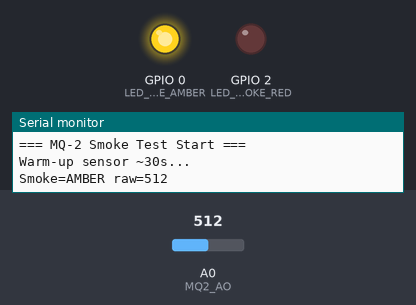
Recording of a sketch running on a simulated ESP8266 (NodeMCU). On the bench: output pins drawn as LEDs (lit = HIGH), the last lines printed to the serial monitor. The inputs (shaded band) are chosen by the test bench; at power-on: A0 (MQ2_AO) = 512.

Above: at 1.4 s.
1.5 s: A0 (MQ2_AO) set to 592
3.0 s: A0 (MQ2_AO) set to 611
At 4.1 s:
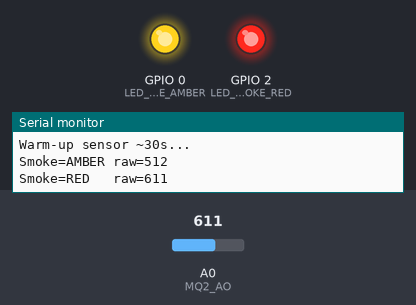
4.5 s: A0 (MQ2_AO) set to 573
6.0 s: A0 (MQ2_AO) set to 550
At 6.4 s:
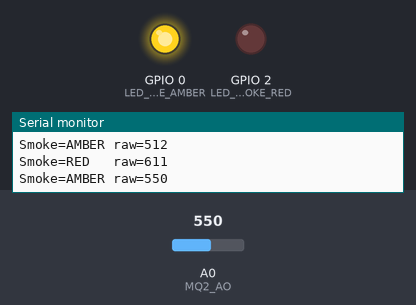
7.5 s: A0 (MQ2_AO) set to 716
At 8.8 s:
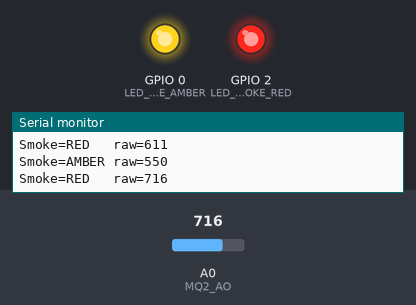
Timing chart, 0 to 10.0 s (numbered marks = the images above; inputs shaded):
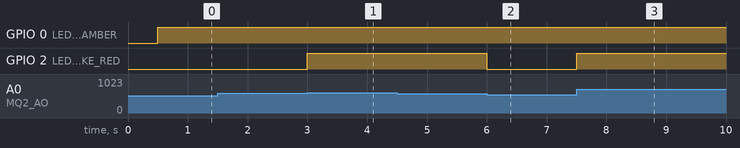

The sketch:

light_rgb_gas_combined_version.ino
```cpp
/***** MQ-2 + LEDs Test (ESP8266) *****/
#define MQ2_AO           A0   // Analog input
#define LED_SMOKE_AMBER  0    // D3
#define LED_SMOKE_RED    2    // D4

// ปรับตรงนี้ให้ตรงกับการต่อจริง
const bool LED_AMBER_ACTIVE_LOW = false;   // ถ้าเป็น LED ภายนอกธรรมดา → false
const bool LED_RED_ACTIVE_LOW   = false;   // ถ้าใช้ D4 on-board LED → true

// ค่า threshold คร่าว ๆ (ต้องปรับเองจากการทดลอง)
int MQ2_ORANGE_RAW = 200;   // เริ่มมีควัน
int MQ2_RED_RAW    = 600;   // ควันเยอะ
int MQ2_HYST_RAW   = 40;    // hysteresis กันไฟกระพริบ

uint8_t lastSmokeLevel = 0;  // 0=OK, 1=AMBER, 2=RED

inline void ledWrite(uint8_t pin, bool on, bool activeLow){
  if(activeLow) digitalWrite(pin, on ? LOW : HIGH);
  else          digitalWrite(pin, on ? HIGH : LOW);
}

void setup() {
  pinMode(LED_SMOKE_AMBER, OUTPUT);
  pinMode(LED_SMOKE_RED, OUTPUT);

  Serial.begin(115200);
  delay(200);
  Serial.println("\n=== MQ-2 Smoke Test Start ===");
  Serial.println("Warm-up sensor ~30s...");
}

void loop() {
  static uint32_t lastSample = 0;
  uint32_t now = millis();

  if(now - lastSample >= 500){   // อ่านทุก 0.5s
    lastSample = now;

    int raw = analogRead(MQ2_AO);   // 0..1023
    uint8_t lvl = lastSmokeLevel;

    // hysteresis เล็กน้อย
    if      (lvl == 0) { if(raw >= MQ2_RED_RAW) lvl = 2; else if(raw >= MQ2_ORANGE_RAW) lvl = 1; }
    else if (lvl == 1) { if(raw >= MQ2_RED_RAW) lvl = 2; else if(raw <= MQ2_ORANGE_RAW - MQ2_HYST_RAW) lvl = 0; }
    else /*2*/        { if(raw <= MQ2_RED_RAW - MQ2_HYST_RAW) lvl = 1; }

    if(lvl != lastSmokeLevel){
      lastSmokeLevel = lvl;
      if(lvl == 0) Serial.printf("Smoke=OK    raw=%d\n", raw);
      if(lvl == 1) Serial.printf("Smoke=AMBER raw=%d\n", raw);
      if(lvl == 2) Serial.printf("Smoke=RED   raw=%d\n", raw);
    }

    // อัปเดต LED
    ledWrite(LED_SMOKE_AMBER, (lvl >= 1), LED_AMBER_ACTIVE_LOW);
    ledWrite(LED_SMOKE_RED,   (lvl >= 2), LED_RED_ACTIVE_LOW);
  }
}
```

Measured:
- the behaviour switches between 599 and 600 on A0 (MQ2_AO) (found by bisection; images 0 and 1)
- the behaviour switches between 561 and 560 on A0 (MQ2_AO) (found by bisection; images 1 and 2)
- after the input at 1.5 s, every drawn part: stays the same
- after the input at 3.0 s, GPIO 2 (LED_SMOKE_RED): LOW → HIGH at once
- after the input at 4.5 s, every drawn part: stays the same
- after the input at 6.0 s, GPIO 2 (LED_SMOKE_RED): HIGH → LOW at once
- after the input at 7.5 s, GPIO 2 (LED_SMOKE_RED): LOW → HIGH at once
